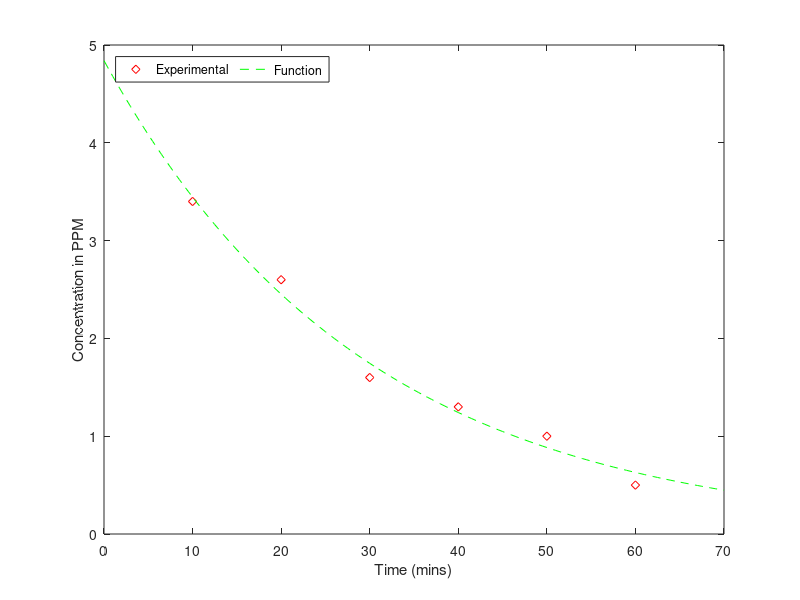

Source code (MATLAB):
% Given experimental data
t_exp = 10:10:60;
c_exp = [3.4 2.6 1.6 1.3 1.0 0.5];

% Expected function
t_func = 0:.5:70; %mins
c_func = 4.84*exp(-.034*t_func); %ppm

% Plot
plot(t_exp,c_exp, 'rd')
xlabel('Time (mins)')
ylabel('Concentration in PPM')


hold on

plot(t_func,c_func, '--g')

hold off

legend({'Experimental','Function'},'Location','northwest','Orientation','horizontal')